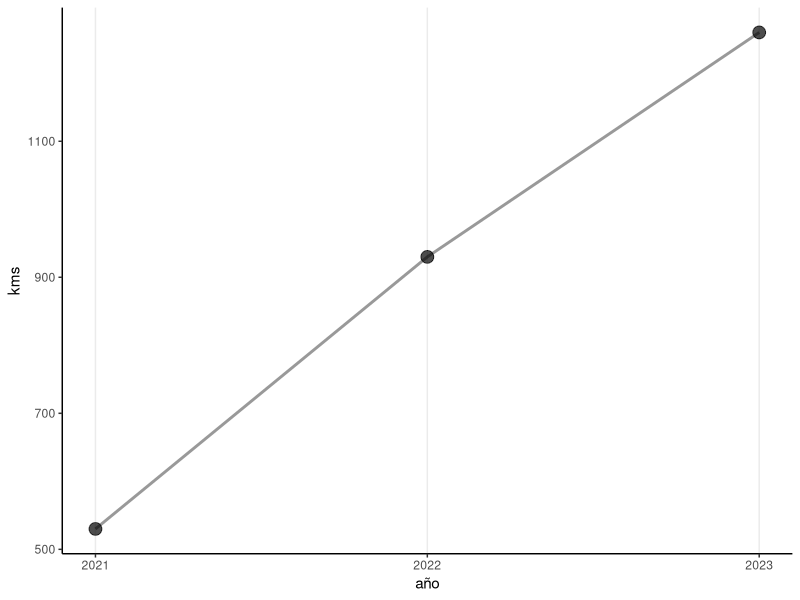
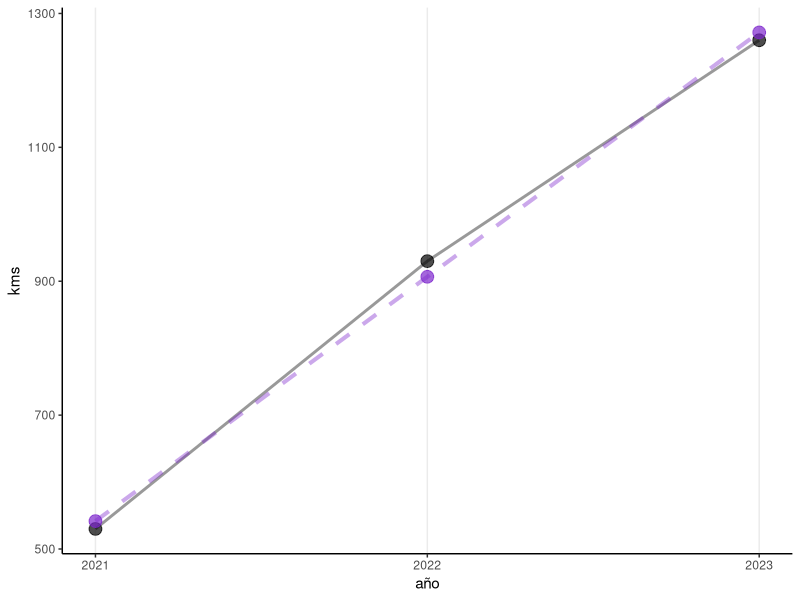
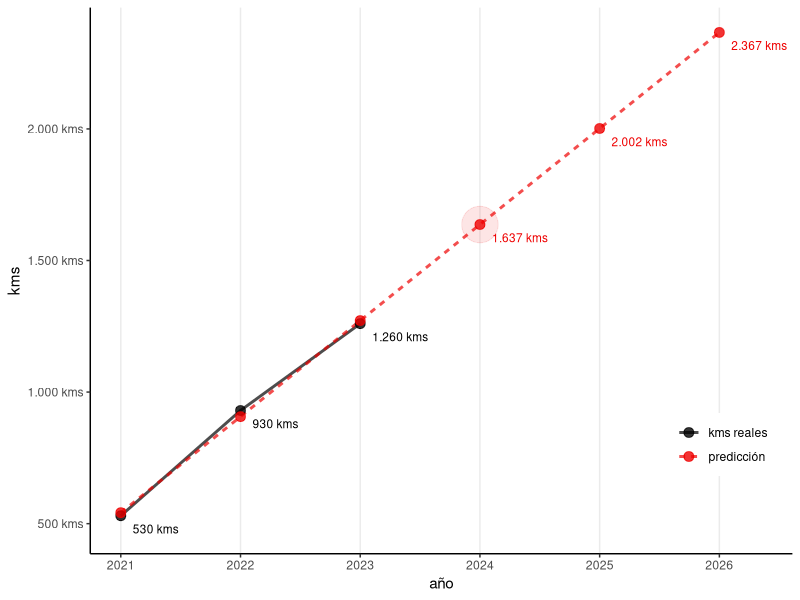

Here is the R script that generated these plots, in order:
## ---- chunk 1
#| message: false
library(dplyr)

kms_año <- tribble(~año, ~kms,
                   2021, 530,
                   2022, 930,
                   2023, 1260)
## ---- chunk 2
#| message: false
library(ggplot2)

grafico_1 <- kms_año |> 
  ggplot() + 
  aes(x = año, y = kms) +
  geom_line(linewidth = 1, alpha = .4) +
  geom_point(size = 4, alpha = .7) +
  scale_x_continuous(breaks = kms_año$año) +
  theme_classic() +
  theme(panel.grid.major.x = element_line())

grafico_1
## ---- chunk 3
#| message: false
# crear modelo lineal
modelo <- with(kms_año,
               lm(kms ~ año))

# crear predicción
prediccion <- predict(modelo)

prediccion

# visualizar modelo
grafico_1 +
  geom_line(aes(y = prediccion), 
            color = "purple3", linewidth = 1.4, linetype = "dashed", alpha = .4) +
  geom_point(aes(y = prediccion), 
            color = "purple3", size = 4, alpha = .7) +
  theme(panel.grid.major.x = element_line())
## ---- chunk 4
# crear nuevas observaciones para predecir
predecir <- tibble(año = 2021:2026)
## ---- chunk 5
# predecir las nuevas observaciones en base al modelo ajustado
prediccion <- predict(modelo, newdata = predecir)

prediccion
## ---- chunk 6
predicho <- bind_cols(predecir, 
                      kms_pred = prediccion)

predicho
## ---- chunk 7
# unir datos predichos (que tienen más años) con los datos reales
kms_año_pred <- left_join(predicho,
                          kms_año, 
                          by = join_by(año))

kms_año_pred
## ---- chunk 8
#| message: false
#| warning: false
library(tidyr)

kms_año_pred_2 <- kms_año_pred |> 
  # transformar a largo o a tidy
  pivot_longer(c(kms, kms_pred),
               values_to = "valor",
               names_to = "tipo") |> 
  # recodificar categorías
  mutate(tipo = recode(tipo, 
                       "kms" = "kms reales",
                       "kms_pred" = "predicción")) |> 
  arrange(tipo) |> 
  # crear etiquetas
  mutate(etiqueta = round(valor, 0),
         etiqueta = format(etiqueta, big.mark = ".", trim = TRUE),
         etiqueta = paste(etiqueta, "kms"))

kms_año_pred_2
## ---- chunk 9
#| message: false
#| warning: false
kms_año_pred_2 |> 
  ggplot() +
  aes(x = año, y = valor, color = tipo, linetype = tipo) +
  geom_line(linewidth = 1, alpha = 0.7) +
  geom_point(size = 3, alpha = 0.8) +
  geom_point(data = ~filter(.x, año == 2024),
             size = 3*4, alpha = 0.1, show.legend = F) +
  geom_text(data = ~filter(.x, tipo == "predicción", año > 2023),
            aes(label = etiqueta), 
            hjust = 0, nudge_x = 0.1, nudge_y = -50, size = 3, show.legend = F) +
  geom_text(data = ~filter(.x, tipo != "predicción", año <= 2023),
            aes(label = etiqueta), 
            hjust = 0, nudge_x = 0.1, nudge_y = -50, size = 3, show.legend = F) +
  theme_classic() +
  scale_color_manual(values = c("kms reales" = "black", 
                                "predicción" = "red2")) +
  scale_y_continuous(labels = ~paste(format(.x, big.mark = "."), "kms")) +
  scale_x_continuous(expand = expansion(c(0.05, 0.1))) +
  guides(color = guide_legend(position = "inside")) +
  labs(y = "kms", color = NULL, linetype = NULL) +
  theme(panel.grid.major.x = element_line(),
        legend.position.inside = c(.9, .2))
